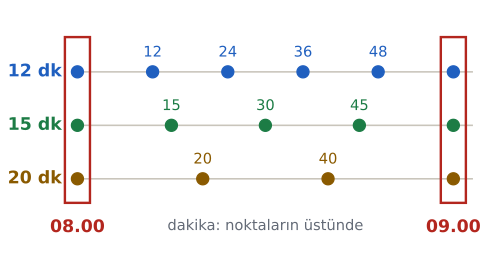

Python code for this plot:
import sys; sys.path.insert(0, "tools")
from cizim import *

# 12, 15 ve 20 dakikada bir kalkan otobüsler; ortak kalkış EKOK = 60. dakikada.
fig, ax = sekil(6.4, 3.4)
ax.axis("off")
satirlar = [(12, MAVI, 2.0), (15, YESIL, 1.0), (20, SARI, 0.0)]
for p, renk, y in satirlar:
    ax.plot([0, 63], [y, y], color=CIZGI, lw=1.2)
    ax.text(-2.5, y, f"{p} dk", ha="right", va="center", fontsize=13, color=renk, fontweight="bold")
    for t in range(0, 61, p):
        ax.plot(t, y, "o", color=renk, markersize=9, zorder=4)
        if 0 < t < 60: ax.text(t, y + 0.22, str(t), ha="center", va="bottom", fontsize=11, color=renk)
ax.add_patch(patches.Rectangle((-2, -0.45), 4, 3.1, facecolor="none", edgecolor=KIRMIZI, lw=1.8, zorder=5))
ax.add_patch(patches.Rectangle((58, -0.45), 4, 3.1, facecolor="none", edgecolor=KIRMIZI, lw=1.8, zorder=5))
for t, s in [(0, "08.00"), (60, "09.00")]:
    ax.text(t, -0.75, s, ha="center", va="top", fontsize=13, color=KIRMIZI, fontweight="bold")
ax.text(30, -0.75, "dakika: noktaların üstünde", ha="center", va="top", fontsize=11, color=SOLUK)
ax.set_xlim(-11, 65); ax.set_ylim(-1.5, 3.2)
kaydet(fig, __file__)
